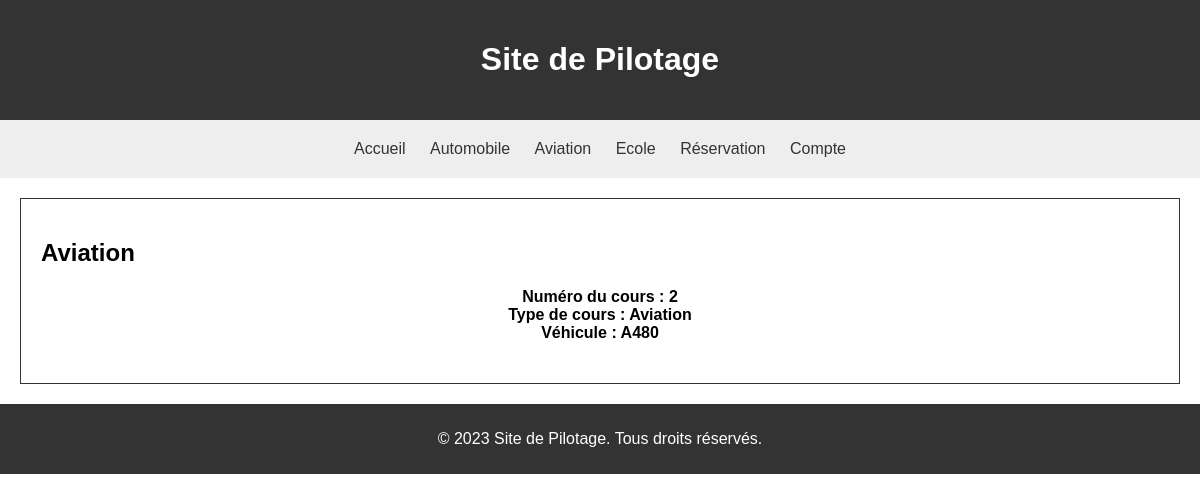
The page /aviation/ on the database its author committed.
### src/models.py (models this page shows, shortened)
class CoursPilotage(models.Model):
    titre_cours = models.CharField(max_length=400, default= 'Cours de Pilotage')
    id_cours = models.IntegerField(primary_key=True)
    id_type = models.ForeignKey(TypePilotage, on_delete=models.CASCADE)
    id_vehicule = models.ForeignKey(VehiculePilotage, on_delete=models.CASCADE)
    id_ecole = models.ForeignKey(EcolePilotage, on_delete=models.CASCADE)
    descriptif_cours = models.TextField(default="")

class TypePilotage(models.Model):
    id_type = models.IntegerField(primary_key=True)
    libelle_pilotage = models.CharField(max_length=200)
    def __str__(self):
        return self.libelle_pilotage

class VehiculePilotage(models.Model):
    id_vehicule = models.IntegerField(primary_key=True)
    marque_vehicule = models.CharField(max_length=200)
    model_vehicule = models.CharField(max_length=400)
    def __str__(self):
        return self.model_vehicule

### src/views.py (the view)
# urls.py: path('aviation/',views.avia_index, name='avia_index'),
def avia_index(request):
    cour1 = CoursPilotage.objects.get(id_type=2)
    data = {'coursPilotage1': cour1}
    return render(request, 'aviation/index.html', data)

### src/templates/aviation/index.html (shortened to what this page needs)
{% extends 'block/base.html' %}
{% block corp %}
    <section>
    <h2>Aviation</h2>
            <h4>
                Numéro du cours : {{ coursPilotage1.id_cours }}<br/>
                Type de cours : {{ coursPilotage1.id_type }}<br/>
                Véhicule : {{ coursPilotage1.id_vehicule }}<br/>
            </h4>
    </section>
{% endblock %}

### public/css/style.css (style rules this page uses)
body { font-family: Arial, sans-serif; margin: 0; padding: 0; }
section { margin: 20px; padding: 20px; background-color: #fff; border: 1px solid #333; }
section h2 { text-align: left; }
section h4 { text-align: center; }

### rows shown on the page
CoursPilotage: id_cours "2", id_type "Aviation", id_vehicule "A480"
